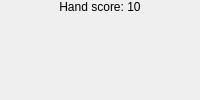
<?xml version="1.0" encoding="UTF-8"?>
<ui version="4.0">
 <class>HandInfo</class>
 <widget class="QWidget" name="HandInfo">
  <property name="windowTitle">
   <string>Form</string>
  </property>
  <layout class="QHBoxLayout" name="horizontalLayout">
   <property name="spacing">
    <number>0</number>
   </property>
   <property name="leftMargin">
    <number>0</number>
   </property>
   <property name="topMargin">
    <number>0</number>
   </property>
   <property name="rightMargin">
    <number>0</number>
   </property>
   <property name="bottomMargin">
    <number>0</number>
   </property>
   <item>
    <widget class="QLabel" name="infoLabel">
     <property name="text">
      <string>Hand score: 10</string>
     </property>
     <property name="alignment">
      <set>Qt::AlignHCenter|Qt::AlignTop</set>
     </property>
    </widget>
   </item>
  </layout>
 </widget>
 <resources/>
 <connections/>
</ui>
